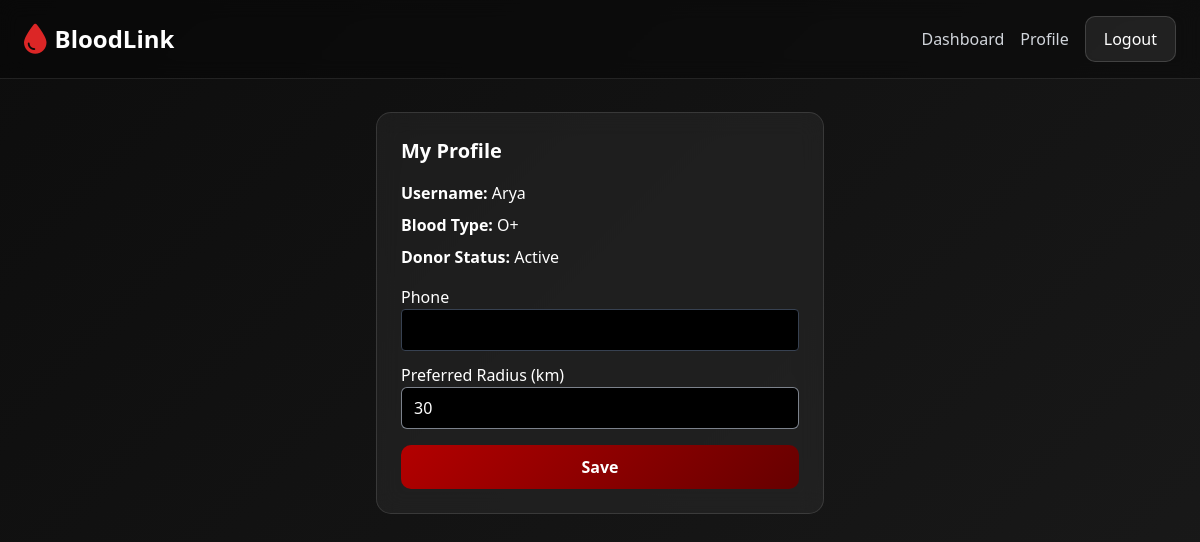
/donation/profile/ (signed in), run on the app's committed database.
### donation/models.py (models this page shows, shortened)
class Profile(models.Model):
    user = models.OneToOneField(User, on_delete=models.CASCADE)
    phone = models.CharField(max_length=15, blank=True)
    blood_type = models.CharField(max_length=3, choices=BLOOD_TYPES, blank=True)
    is_donor = models.BooleanField(default=False)
    latitude = models.FloatField(null=True, blank=True)
    longitude = models.FloatField(null=True, blank=True)
    last_donation_date = models.DateField(null=True, blank=True)
    radius_km = models.IntegerField(default=30)  # how far user is willing to travel

### donation/views.py (the view, shortened to what this page needs)
# urls.py: path('profile/', views.profile, name='profile'),
@login_required
def profile(request):
    profile = request.user.profile
    return render(request, 'donation/profile.html', {"profile": profile})

### donation/templates/donation/profile.html (shortened to what this page needs)
{% extends "donation/base.html" %}
{% block content %}
<div class="max-w-md mx-auto glass-effect p-6">
    <h2 class="text-xl font-bold mb-4">My Profile</h2>
    <p class="mb-2"><b>Username:</b> {{ request.user.username }}</p>
    <p class="mb-2"><b>Blood Type:</b> {{ profile.blood_type|default:"Not set" }}</p>
    <p class="mb-2"><b>Donor Status:</b> {{ profile.is_donor|yesno:"Active,Inactive" }}</p>
    <form method="post" class="mt-4">
        <div class="space-y-3">
            <div>
                <label>Phone</label>
                <input name="phone" value="{{ profile.phone }}"
                       class="w-full p-2 bg-black border border-gray-700 rounded">
            </div>
            <div>
                <label>Preferred Radius (km)</label>
                <input type="number" name="radius_km" value="{{ profile.radius_km }}"
                       class="w-full p-2 bg-black border border-gray-700 rounded">
            </div>
        </div>
        <button class="btn-primary w-full mt-4">Save</button>
    </form>
</div>
{% endblock %}

### donation/templates/donation/base.html (style rules this page uses)
body { font-family: "Segoe UI", sans-serif; background: linear-gradient(135deg, #0d0d0d, #1a1a1a); min-height: 100vh; color: white; }
.glass-effect { background: rgba(255,255,255,0.05); border: 1px solid rgba(255,255,255,0.12); backdrop-filter: blur(12px); border-radius: 15px; }
.btn-primary { background: linear-gradient(135deg, #b30000, #660000); color: white; padding: 10px 18px; border-radius: 10px; font-weight: 600; display: inline-flex; align-items: center; justify-content: center; }
input[type="text"], input[type="password"], input[type="email"], input[type="number"], input[type="date"], select, textarea { background-color: #000; color: #fff; border: 1px solid rgba(156,163,175,0.8); padding: 0.5rem 0.75rem; border-radius: 0.375rem; }
input::placeholder, textarea::placeholder { color: rgba(156,163,175,0.8); }

### data on the page
Profile: blood_type "O+", is_donor "Active", radius_km "30"

### other printed values
{{ request.user.username }} "Arya"
